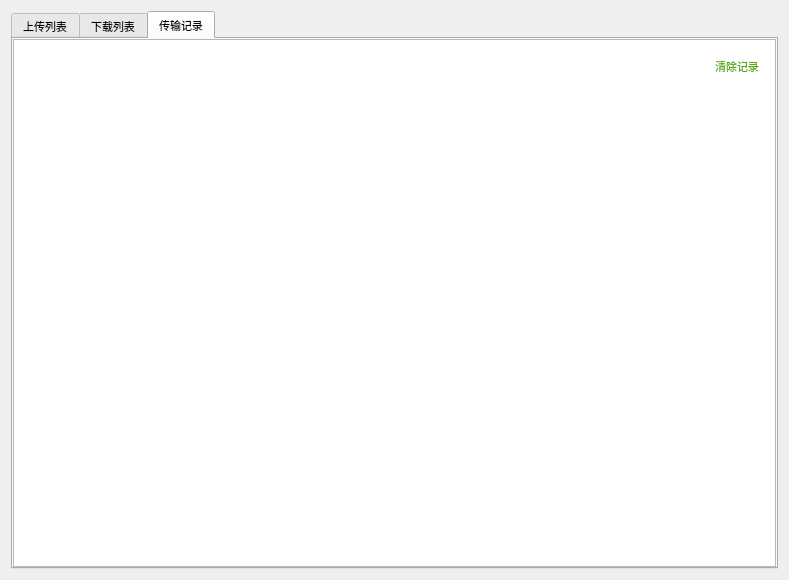
<?xml version="1.0" encoding="UTF-8"?>
<ui version="4.0">
 <class>Transfer</class>
 <widget class="QWidget" name="Transfer">
  <property name="geometry">
   <rect>
    <x>0</x>
    <y>0</y>
    <width>789</width>
    <height>580</height>
   </rect>
  </property>
  <property name="windowTitle">
   <string>Form</string>
  </property>
  <layout class="QGridLayout" name="gridLayout">
   <item row="0" column="0">
    <widget class="QTabWidget" name="tabWidget">
     <property name="font">
      <font>
       <family>Sans Serif</family>
       <pointsize>8</pointsize>
      </font>
     </property>
     <property name="currentIndex">
      <number>2</number>
     </property>
     <widget class="QWidget" name="upload">
      <attribute name="title">
       <string>上传列表</string>
      </attribute>
      <layout class="QVBoxLayout" name="verticalLayout_2">
       <property name="spacing">
        <number>0</number>
       </property>
       <property name="leftMargin">
        <number>0</number>
       </property>
       <property name="topMargin">
        <number>0</number>
       </property>
       <property name="rightMargin">
        <number>0</number>
       </property>
       <property name="bottomMargin">
        <number>0</number>
       </property>
       <item>
        <widget class="QScrollArea" name="scrollArea">
         <property name="widgetResizable">
          <bool>true</bool>
         </property>
         <widget class="QWidget" name="upload_scroll">
          <property name="geometry">
           <rect>
            <x>0</x>
            <y>0</y>
            <width>761</width>
            <height>518</height>
           </rect>
          </property>
          <layout class="QVBoxLayout" name="verticalLayout_5">
           <property name="spacing">
            <number>0</number>
           </property>
           <property name="leftMargin">
            <number>0</number>
           </property>
           <property name="topMargin">
            <number>0</number>
           </property>
           <property name="rightMargin">
            <number>0</number>
           </property>
           <property name="bottomMargin">
            <number>0</number>
           </property>
          </layout>
         </widget>
        </widget>
       </item>
      </layout>
     </widget>
     <widget class="QWidget" name="download">
      <attribute name="title">
       <string>下载列表</string>
      </attribute>
      <layout class="QVBoxLayout" name="verticalLayout_3">
       <property name="leftMargin">
        <number>0</number>
       </property>
       <property name="topMargin">
        <number>0</number>
       </property>
       <property name="rightMargin">
        <number>0</number>
       </property>
       <property name="bottomMargin">
        <number>0</number>
       </property>
       <item>
        <widget class="QScrollArea" name="scrollArea_2">
         <property name="widgetResizable">
          <bool>true</bool>
         </property>
         <widget class="QWidget" name="download_scroll">
          <property name="geometry">
           <rect>
            <x>0</x>
            <y>0</y>
            <width>761</width>
            <height>518</height>
           </rect>
          </property>
          <layout class="QVBoxLayout" name="verticalLayout_6">
           <property name="spacing">
            <number>0</number>
           </property>
           <property name="leftMargin">
            <number>0</number>
           </property>
           <property name="topMargin">
            <number>0</number>
           </property>
           <property name="rightMargin">
            <number>0</number>
           </property>
           <property name="bottomMargin">
            <number>0</number>
           </property>
          </layout>
         </widget>
        </widget>
       </item>
      </layout>
     </widget>
     <widget class="QWidget" name="record">
      <attribute name="title">
       <string>传输记录</string>
      </attribute>
      <layout class="QVBoxLayout" name="verticalLayout_4">
       <property name="spacing">
        <number>0</number>
       </property>
       <property name="leftMargin">
        <number>0</number>
       </property>
       <property name="topMargin">
        <number>0</number>
       </property>
       <property name="rightMargin">
        <number>0</number>
       </property>
       <property name="bottomMargin">
        <number>0</number>
       </property>
       <item>
        <widget class="QScrollArea" name="scrollArea_3">
         <property name="widgetResizable">
          <bool>true</bool>
         </property>
         <widget class="QWidget" name="scrollAreaWidgetContents_3">
          <property name="geometry">
           <rect>
            <x>0</x>
            <y>0</y>
            <width>761</width>
            <height>518</height>
           </rect>
          </property>
          <layout class="QGridLayout" name="gridLayout_2">
           <property name="leftMargin">
            <number>0</number>
           </property>
           <property name="topMargin">
            <number>0</number>
           </property>
           <property name="rightMargin">
            <number>0</number>
           </property>
           <property name="bottomMargin">
            <number>0</number>
           </property>
           <property name="spacing">
            <number>0</number>
           </property>
           <item row="2" column="0" colspan="2">
            <widget class="QTextEdit" name="record_msg">
             <property name="frameShape">
              <enum>QFrame::NoFrame</enum>
             </property>
            </widget>
           </item>
           <item row="1" column="0">
            <widget class="QWidget" name="widget" native="true">
             <property name="styleSheet">
              <string notr="true">background-color: #ffffff;</string>
             </property>
             <layout class="QHBoxLayout" name="horizontalLayout">
              <item>
               <spacer name="horizontalSpacer">
                <property name="orientation">
                 <enum>Qt::Horizontal</enum>
                </property>
                <property name="sizeHint" stdset="0">
                 <size>
                  <width>40</width>
                  <height>20</height>
                 </size>
                </property>
               </spacer>
              </item>
              <item>
               <widget class="QToolButton" name="clearBtn">
                <property name="minimumSize">
                 <size>
                  <width>0</width>
                  <height>35</height>
                 </size>
                </property>
                <property name="font">
                 <font>
                  <family>新宋体</family>
                  <pointsize>8</pointsize>
                  <weight>50</weight>
                  <italic>false</italic>
                  <bold>false</bold>
                 </font>
                </property>
                <property name="styleSheet">
                 <string notr="true">color: rgb(85, 170, 0);
font: 8pt &quot;新宋体&quot;;</string>
                </property>
                <property name="text">
                 <string>清除记录</string>
                </property>
                <property name="autoRaise">
                 <bool>true</bool>
                </property>
               </widget>
              </item>
             </layout>
            </widget>
           </item>
          </layout>
         </widget>
        </widget>
       </item>
      </layout>
     </widget>
    </widget>
   </item>
  </layout>
 </widget>
 <resources/>
 <connections/>
</ui>
